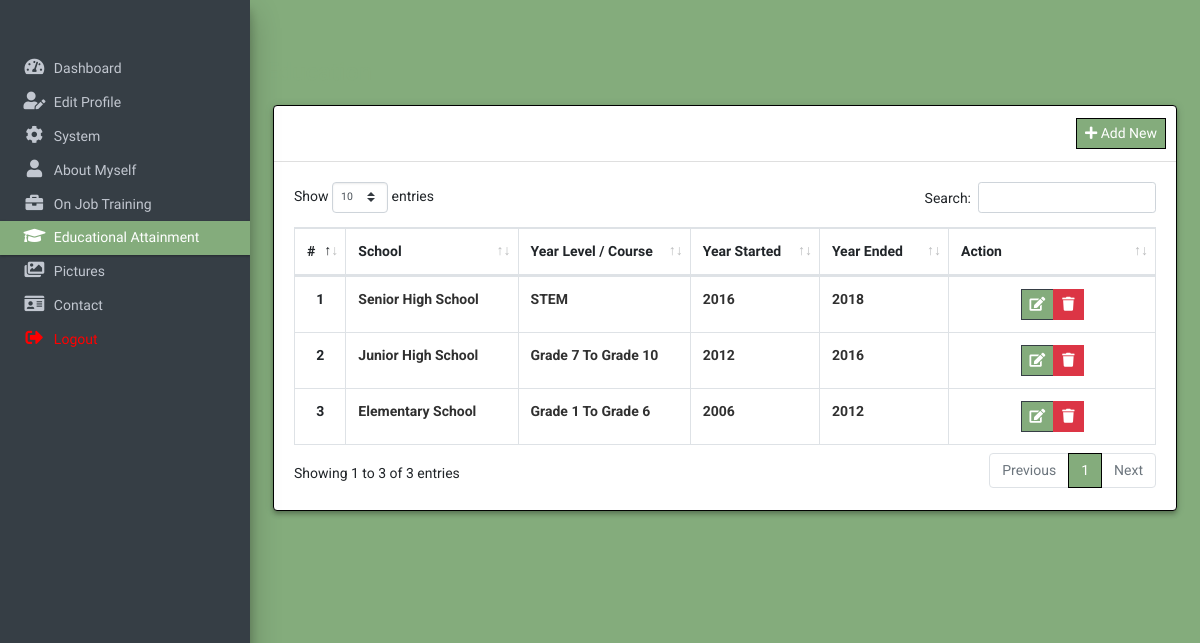
The app's page /admin/?page=education (signed in) with its own data.
### tables this page shows
CREATE TABLE `education` (
  `id` int(30) NOT NULL,
  `school` text DEFAULT NULL,
  `course` text DEFAULT NULL,
  `started` varchar(50) NOT NULL,
  `year` int(10) NOT NULL,
  `description` text DEFAULT NULL,
  `order_by` int(30) NOT NULL
);

### admin/education/index.php (the view, shortened to what this page needs)
<div class="col-lg-12">
	<div class="card card-outline card-primary"style="border: 1px solid black;">
		<div class="card-header">
			<div class="card-tools">
				<a style="background-color: #84ac7c;font-family: 'Evogria', sans-serif; border-color: #363e45; color: white"class="btn btn-block btn-sm btn-default btn-flat border-primary new_education" href="javascript:void(0)"><i class="fa fa-plus"></i> Add New</a>
			</div>
		</div>
		<div class="card-body">
			<table class="table tabe-hover table-bordered table-compact" id="list">
				<colgroup>
					<col width="5%">
					<col width="20%">
					<col width="20%">
					<col width="15%">
					<col width="15%">
				</colgroup>
				<thead>
					<tr>
						<th class="text-center">#</th>
						<th>School</th>
						<th>Year Level / Course</th>
						<th>Year Started</th>
						<th>Year Ended</th>
						<th>Action</th>
					</tr>
				</thead>
				<tbody>
					<?php
					$i = 1;
					$qry = $conn->query("SELECT * FROM `education` order by `year` desc,`started` desc");
					while($row= $qry->fetch_assoc()):
					?>
					<tr>
						<th class="text-center"><?php echo $i++ ?></th>
						<td><b class="truncate-1"><?php echo ucwords($row['school']) ?></b></td>
						<td><b class="truncate-1"><?php echo ucwords($row['course']) ?></b></td>
						<td><b class="truncate-1"><?php echo $row['started'] ?></b></td>
						<td><b class="truncate-1"><?php echo $row['year'] ?></b></td>
						<td class="text-center">
		                    <div class="btn-group">
		                        <a style="background-color: #84ac7c;font-family: 'Evogria', sans-serif; border-color: #363e45;"href="javascript:void(0)" data-id='<?php echo $row['id'] ?>' class="btn btn-primary btn-flat btn-sm manage_education">
		                          <i class="fas fa-edit"></i>
		                        </a>
		                        <button type="button" class="btn btn-danger btn-sm btn-flat delete_education" data-id="<?php echo $row['id'] ?>">
		                          <i class="fas fa-trash"></i>
		                        </button>
	                      </div>
						</td>
					</tr>
				<?php endwhile; ?>
				</tbody>
			</table>
		</div>
	</div>
</div>

### admin/inc/navigation.php (style rules this page uses)
body { margin: 0; font-family: 'Roboto', sans-serif; font-size: 1rem; font-weight: 400; line-height: 1.5; color: #212529; text-align: left; background-color: #fff; }

### admin/education/index.php (style rules this page uses)
.btn-primary { color: #fff; background-color: #84ac7c; border-color: #84ac7c; box-shadow: none; }
.border-primary { border-color: black !important; }
.card { position: relative; display: -ms-flexbox; display: flex; -ms-flex-direction: column; flex-direction: column; min-width: 0; word-wrap: break-word; background-color: #fff; background-clip: border-box; border: 0 solid rgba(0, 0, 0, 0.125); border-radius: 0.25rem; object-fit: cover; box-shadow: 0px 2px 4px -1px rgb(0 0 0 / 20%), 0px 4px 5px 0px rgb(0 0 0 / 14%), 0px 1px 10px 0px rgb(0 0 0 / 12%); }
.card-primary.card-outline { border-top: 3px solid white; }
th { font-family: 'Evogria', sans-serif; }

### records on screen
education: school "Senior High School", course "STEM", started "2016", year "2018"
education: school "Junior High School", course "Grade 7 To Grade 10", started "2012", year "2016"
education: school "Elementary School", course "Grade 1 To Grade 6", started "2006", year "2012"
